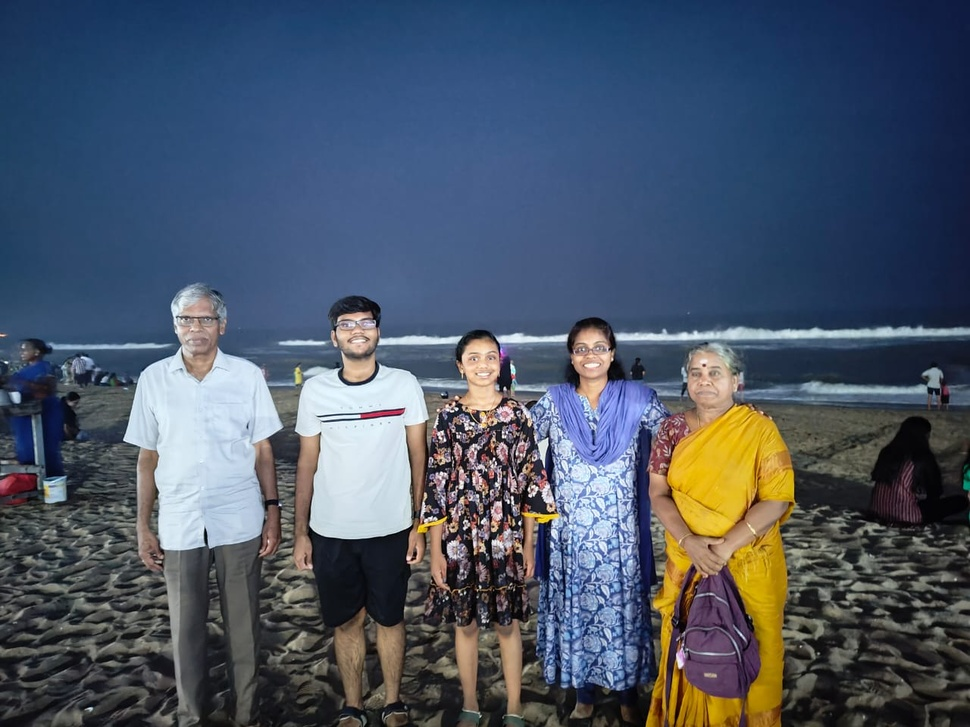
#> input picture stored-faces/FamilyBeach.JPG, 970 x 727 px, shrunk from 1280 x 960 before the run, found by its file name
$ jupyter execute --allow-errors spark_project_facerecognition.ipynb   (shell and % lines are left out)
#> lines starting #> are read from the running program, lines starting #| are printed output that depends on the picture
<a href="https://colab.research.google.com/github/elayavan/colab-datascience/blob/main/spark_project_facerecognition.ipynb" target="_parent"></a>

# Image Recognition with Python, OpenCV, OpenAI CLIP model and PostgreSQL pgvector

[cell 1]
from IPython.display import HTML

HTML('<iframe width="560" height="315" src="https://www.youtube.com/embed/Y0dLgtF4IHM?si=c1XKWe57Qh0gWRQo" title="YouTube video player" \
 frameborder="0" allow="accelerometer; autoplay; clipboard-write; encrypted-media; gyroscope; picture-in-picture; web-share" \
  referrerpolicy="strict-origin-when-cross-origin" allowfullscreen></iframe>')

[Click here to access the Google Colab Notebook](https://colab.research.google.com/drive/19ulJqMQqk4PfcTx1v3C3cxjvzokrKgZS?usp=sharing)

# Step 0: Install Requirements

## Step 1: Face recognition

Detect the faces from the [FamilyBeach](/content/stored-faces/FamilyBeach.JPG) picture and store them under the `stored-faces` folder

[cell 2]
# importing the cv2 library
import cv2
from google.colab.patches import cv2_imshow

# loading the haar case algorithm file into alg variable
alg = "/content/haarcascade_frontalface_default.xml"
# passing the algorithm to OpenCV
haar_cascade = cv2.CascadeClassifier(alg)
# loading the image path into file_name variable - replace <INSERT YOUR IMAGE NAME HERE> with the path to your image
file_name = "/content/FamilyBeach.JPG"
# reading the image
img = cv2.imread(file_name, 0)
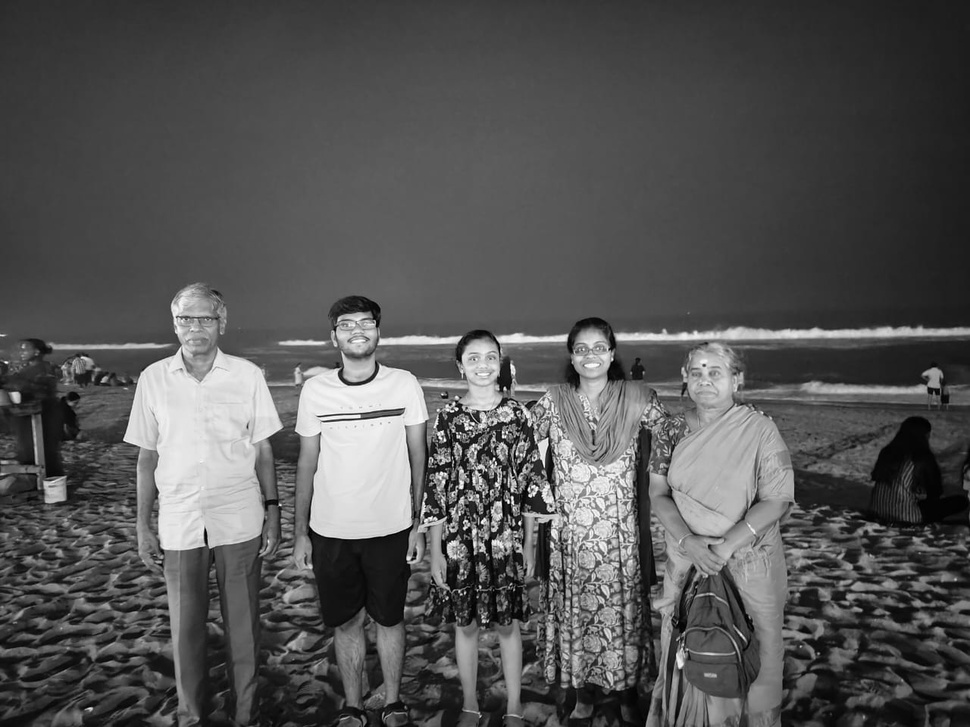
#> img: shape (727, 970); min 0, max 255, mean 84.5
# creating a black and white version of the image
gray_img = cv2.cvtColor(img, cv2.COLOR_RGB2BGR)
# detecting the faces
faces = haar_cascade.detectMultiScale(
    gray_img, scaleFactor=1.49, minNeighbors=5, minSize=(60, 60)
)
#> faces = ()

i = 0
# for each face detected
for x, y, w, h in faces:
    # crop the image to select only the face
    cropped_image = img[y : y + h, x : x + w]
    # loading the target image path into target_file_name variable  - replace <INSERT YOUR TARGET IMAGE NAME HERE> with the path to your target image
    target_file_name = 'stored-faces/' + str(i) + '.jpg'
    cv2.imwrite(
        target_file_name,
        cropped_image,
    )
    i = i + 1;
#> this loop made 0 passes
#> after the loop, i = 0


# Draw bounding boxes around detected faces (optional)
for (x, y, w, h) in faces:
    cv2.rectangle(gray_img, (x, y), (x+w, y+h), (255, 0, 0), 2)

# Display the image with detected faces (optional)
cv2_imshow(gray_img)
cv2.waitKey(0)
cv2.destroyAllWindows()

## Step 2: Embeddings Calculation

Calculate embeddings from the faces and pushing to PostgreSQL, using the  `<SERVICE_URI>` parameter with the PostgreSQL Service URI

[cell 3]
# importing the required libraries
import numpy as np
from imgbeddings import imgbeddings
from PIL import Image
import psycopg2
import os

# connecting to the database - replace the SERVICE URI with the service URI
#> (the rest of this cell did not finish here and is left out)

## Step 3: Calculate embeddings on a new picture

Find the face and calculate the embeddings on the picture `Tashvi.JPG` used for research

[cell 4]
# loading the face image path into file_name variable
file_name = "/content/Tashvi.JPG"  # replace <INSERT YOUR FACE FILE NAME> with the path to your image
# opening the image
img = Image.open(file_name)
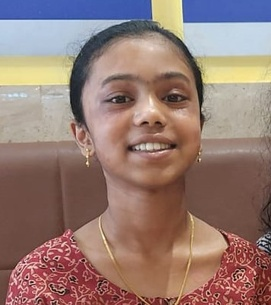
#> input picture test-images/Tashvi.JPG, 271 x 305 px, shrunk from 358 x 402 before the run, found by its file name
#> img is the input picture: PIL image 271x305 RGB; mean R, G, B 149.2, 122.8, 115.5
# loading the `imgbeddings`
#> (the rest of this cell did not finish here and is left out)
